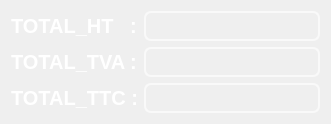
     <widget class="QWidget" name="layoutWidget">
      <property name="geometry">
       <rect>
        <x>1</x>
        <y>310</y>
        <width>331</width>
        <height>109</height>
       </rect>
      </property>
      <layout class="QHBoxLayout" name="horizontalLayout_2">
       <item>
        <layout class="QVBoxLayout" name="verticalLayout_3">
         <item>
          <widget class="QLabel" name="label_5">
           <property name="palette">
            <palette>
             <active>
              <colorrole role="WindowText">
               <brush brushstyle="SolidPattern">
                <color alpha="255">
                 <red>255</red>
                 <green>255</green>
                 <blue>255</blue>
                </color>
               </brush>
              </colorrole>
              <colorrole role="Button">
               <brush brushstyle="SolidPattern">
                <color alpha="0">
                 <red>0</red>
                 <green>0</green>
                 <blue>0</blue>
                </color>
               </brush>
              </colorrole>
              <colorrole role="Text">
               <brush brushstyle="SolidPattern">
                <color alpha="255">
                 <red>255</red>
                 <green>255</green>
                 <blue>255</blue>
                </color>
               </brush>
              </colorrole>
              <colorrole role="Base">
               <brush brushstyle="SolidPattern">
                <color alpha="0">
                 <red>0</red>
                 <green>0</green>
                 <blue>0</blue>
                </color>
               </brush>
              </colorrole>
              <colorrole role="Window">
               <brush brushstyle="SolidPattern">
                <color alpha="0">
                 <red>0</red>
                 <green>0</green>
                 <blue>0</blue>
                </color>
               </brush>
              </colorrole>
              <colorrole role="PlaceholderText">
               <brush brushstyle="SolidPattern">
                <color alpha="128">
                 <red>255</red>
                 <green>255</green>
                 <blue>255</blue>
                </color>
               </brush>
              </colorrole>
             </active>
             <inactive>
              <colorrole role="WindowText">
               <brush brushstyle="SolidPattern">
                <color alpha="255">
                 <red>255</red>
                 <green>255</green>
                 <blue>255</blue>
                </color>
               </brush>
              </colorrole>
              <colorrole role="Button">
               <brush brushstyle="SolidPattern">
                <color alpha="0">
                 <red>0</red>
                 <green>0</green>
                 <blue>0</blue>
                </color>
               </brush>
              </colorrole>
              <colorrole role="Text">
               <brush brushstyle="SolidPattern">
                <color alpha="255">
                 <red>255</red>
                 <green>255</green>
                 <blue>255</blue>
                </color>
               </brush>
              </colorrole>
              <colorrole role="Base">
               <brush brushstyle="SolidPattern">
                <color alpha="0">
                 <red>0</red>
                 <green>0</green>
                 <blue>0</blue>
                </color>
               </brush>
              </colorrole>
              <colorrole role="Window">
               <brush brushstyle="SolidPattern">
                <color alpha="0">
                 <red>0</red>
                 <green>0</green>
                 <blue>0</blue>
                </color>
               </brush>
              </colorrole>
              <colorrole role="PlaceholderText">
               <brush brushstyle="SolidPattern">
                <color alpha="128">
                 <red>255</red>
                 <green>255</green>
                 <blue>255</blue>
                </color>
               </brush>
              </colorrole>
             </inactive>
             <disabled>
              <colorrole role="WindowText">
               <brush brushstyle="SolidPattern">
                <color alpha="255">
                 <red>120</red>
                 <green>120</green>
                 <blue>120</blue>
                </color>
               </brush>
              </colorrole>
              <colorrole role="Button">
               <brush brushstyle="SolidPattern">
                <color alpha="0">
                 <red>0</red>
                 <green>0</green>
                 <blue>0</blue>
                </color>
               </brush>
              </colorrole>
              <colorrole role="Text">
               <brush brushstyle="SolidPattern">
                <color alpha="255">
                 <red>120</red>
                 <green>120</green>
                 <blue>120</blue>
                </color>
               </brush>
              </colorrole>
              <colorrole role="Base">
               <brush brushstyle="SolidPattern">
                <color alpha="0">
                 <red>0</red>
                 <green>0</green>
                 <blue>0</blue>
                </color>
               </brush>
              </colorrole>
              <colorrole role="Window">
               <brush brushstyle="SolidPattern">
                <color alpha="0">
                 <red>0</red>
                 <green>0</green>
                 <blue>0</blue>
                </color>
               </brush>
              </colorrole>
              <colorrole role="PlaceholderText">
               <brush brushstyle="SolidPattern">
                <color alpha="128">
                 <red>0</red>
                 <green>0</green>
                 <blue>0</blue>
                </color>
               </brush>
              </colorrole>
             </disabled>
            </palette>
           </property>
           <property name="font">
            <font>
             <pointsize>15</pointsize>
             <weight>75</weight>
             <bold>true</bold>
            </font>
           </property>
           <property name="text">
            <string>TOTAL_HT   :</string>
           </property>
          </widget>
         </item>
         <item>
          <widget class="QLabel" name="label_4">
           <property name="palette">
            <palette>
             <active>
              <colorrole role="WindowText">
               <brush brushstyle="SolidPattern">
                <color alpha="255">
                 <red>255</red>
                 <green>255</green>
                 <blue>255</blue>
                </color>
               </brush>
              </colorrole>
              <colorrole role="Button">
               <brush brushstyle="SolidPattern">
                <color alpha="0">
                 <red>0</red>
                 <green>0</green>
                 <blue>0</blue>
                </color>
               </brush>
              </colorrole>
              <colorrole role="Text">
               <brush brushstyle="SolidPattern">
                <color alpha="255">
                 <red>255</red>
                 <green>255</green>
                 <blue>255</blue>
                </color>
               </brush>
              </colorrole>
              <colorrole role="Base">
               <brush brushstyle="SolidPattern">
                <color alpha="0">
                 <red>0</red>
                 <green>0</green>
                 <blue>0</blue>
                </color>
               </brush>
              </colorrole>
              <colorrole role="Window">
               <brush brushstyle="SolidPattern">
                <color alpha="0">
                 <red>0</red>
                 <green>0</green>
                 <blue>0</blue>
                </color>
               </brush>
              </colorrole>
              <colorrole role="PlaceholderText">
               <brush brushstyle="SolidPattern">
                <color alpha="128">
                 <red>255</red>
                 <green>255</green>
                 <blue>255</blue>
                </color>
               </brush>
              </colorrole>
             </active>
             <inactive>
              <colorrole role="WindowText">
               <brush brushstyle="SolidPattern">
                <color alpha="255">
                 <red>255</red>
                 <green>255</green>
                 <blue>255</blue>
                </color>
               </brush>
              </colorrole>
              <colorrole role="Button">
               <brush brushstyle="SolidPattern">
                <color alpha="0">
                 <red>0</red>
                 <green>0</green>
                 <blue>0</blue>
                </color>
               </brush>
              </colorrole>
              <colorrole role="Text">
               <brush brushstyle="SolidPattern">
                <color alpha="255">
                 <red>255</red>
                 <green>255</green>
                 <blue>255</blue>
                </color>
               </brush>
              </colorrole>
              <colorrole role="Base">
               <brush brushstyle="SolidPattern">
                <color alpha="0">
                 <red>0</red>
                 <green>0</green>
                 <blue>0</blue>
                </color>
               </brush>
              </colorrole>
              <colorrole role="Window">
               <brush brushstyle="SolidPattern">
                <color alpha="0">
                 <red>0</red>
                 <green>0</green>
                 <blue>0</blue>
                </color>
               </brush>
              </colorrole>
              <colorrole role="PlaceholderText">
               <brush brushstyle="SolidPattern">
                <color alpha="128">
                 <red>255</red>
                 <green>255</green>
                 <blue>255</blue>
                </color>
               </brush>
              </colorrole>
             </inactive>
             <disabled>
              <colorrole role="WindowText">
               <brush brushstyle="SolidPattern">
                <color alpha="255">
                 <red>120</red>
                 <green>120</green>
                 <blue>120</blue>
                </color>
               </brush>
              </colorrole>
              <colorrole role="Button">
               <brush brushstyle="SolidPattern">
                <color alpha="0">
                 <red>0</red>
                 <green>0</green>
                 <blue>0</blue>
                </color>
               </brush>
              </colorrole>
              <colorrole role="Text">
               <brush brushstyle="SolidPattern">
                <color alpha="255">
                 <red>120</red>
                 <green>120</green>
                 <blue>120</blue>
                </color>
               </brush>
              </colorrole>
              <colorrole role="Base">
               <brush brushstyle="SolidPattern">
                <color alpha="0">
                 <red>0</red>
                 <green>0</green>
                 <blue>0</blue>
                </color>
               </brush>
              </colorrole>
              <colorrole role="Window">
               <brush brushstyle="SolidPattern">
                <color alpha="0">
                 <red>0</red>
                 <green>0</green>
                 <blue>0</blue>
                </color>
               </brush>
              </colorrole>
              <colorrole role="PlaceholderText">
               <brush brushstyle="SolidPattern">
                <color alpha="128">
                 <red>0</red>
                 <green>0</green>
                 <blue>0</blue>
                </color>
               </brush>
              </colorrole>
             </disabled>
            </palette>
           </property>
           <property name="font">
            <font>
             <pointsize>15</pointsize>
             <weight>75</weight>
             <bold>true</bold>
            </font>
           </property>
           <property name="text">
            <string>TOTAL_TVA :</string>
           </property>
          </widget>
         </item>
         <item>
          <widget class="QLabel" name="label_7">
           <property name="palette">
            <palette>
             <active>
              <colorrole role="WindowText">
               <brush brushstyle="SolidPattern">
                <color alpha="255">
                 <red>255</red>
                 <green>255</green>
                 <blue>255</blue>
                </color>
               </brush>
              </colorrole>
              <colorrole role="Button">
               <brush brushstyle="SolidPattern">
                <color alpha="0">
                 <red>0</red>
                 <green>0</green>
                 <blue>0</blue>
                </color>
               </brush>
              </colorrole>
              <colorrole role="Text">
               <brush brushstyle="SolidPattern">
                <color alpha="255">
                 <red>255</red>
                 <green>255</green>
                 <blue>255</blue>
                </color>
               </brush>
              </colorrole>
              <colorrole role="Base">
               <brush brushstyle="SolidPattern">
                <color alpha="0">
                 <red>0</red>
                 <green>0</green>
                 <blue>0</blue>
                </color>
               </brush>
              </colorrole>
              <colorrole role="Window">
               <brush brushstyle="SolidPattern">
                <color alpha="0">
                 <red>0</red>
                 <green>0</green>
                 <blue>0</blue>
                </color>
               </brush>
              </colorrole>
              <colorrole role="PlaceholderText">
               <brush brushstyle="SolidPattern">
                <color alpha="128">
                 <red>255</red>
                 <green>255</green>
                 <blue>255</blue>
                </color>
               </brush>
              </colorrole>
             </active>
             <inactive>
              <colorrole role="WindowText">
               <brush brushstyle="SolidPattern">
                <color alpha="255">
                 <red>255</red>
                 <green>255</green>
                 <blue>255</blue>
                </color>
               </brush>
              </colorrole>
              <colorrole role="Button">
               <brush brushstyle="SolidPattern">
                <color alpha="0">
                 <red>0</red>
                 <green>0</green>
                 <blue>0</blue>
                </color>
               </brush>
              </colorrole>
              <colorrole role="Text">
               <brush brushstyle="SolidPattern">
                <color alpha="255">
                 <red>255</red>
                 <green>255</green>
                 <blue>255</blue>
                </color>
               </brush>
              </colorrole>
              <colorrole role="Base">
               <brush brushstyle="SolidPattern">
                <color alpha="0">
                 <red>0</red>
                 <green>0</green>
                 <blue>0</blue>
                </color>
               </brush>
              </colorrole>
              <colorrole role="Window">
               <brush brushstyle="SolidPattern">
                <color alpha="0">
                 <red>0</red>
                 <green>0</green>
                 <blue>0</blue>
                </color>
               </brush>
              </colorrole>
              <colorrole role="PlaceholderText">
               <brush brushstyle="SolidPattern">
                <color alpha="128">
                 <red>255</red>
                 <green>255</green>
                 <blue>255</blue>
                </color>
               </brush>
              </colorrole>
             </inactive>
             <disabled>
              <colorrole role="WindowText">
               <brush brushstyle="SolidPattern">
                <color alpha="255">
                 <red>120</red>
                 <green>120</green>
                 <blue>120</blue>
                </color>
               </brush>
              </colorrole>
              <colorrole role="Button">
               <brush brushstyle="SolidPattern">
                <color alpha="0">
                 <red>0</red>
                 <green>0</green>
                 <blue>0</blue>
                </color>
               </brush>
              </colorrole>
              <colorrole role="Text">
               <brush brushstyle="SolidPattern">
                <color alpha="255">
                 <red>120</red>
                 <green>120</green>
                 <blue>120</blue>
                </color>
               </brush>
              </colorrole>
              <colorrole role="Base">
               <brush brushstyle="SolidPattern">
                <color alpha="0">
                 <red>0</red>
                 <green>0</green>
                 <blue>0</blue>
                </color>
               </brush>
              </colorrole>
              <colorrole role="Window">
               <brush brushstyle="SolidPattern">
                <color alpha="0">
                 <red>0</red>
                 <green>0</green>
                 <blue>0</blue>
                </color>
               </brush>
              </colorrole>
              <colorrole role="PlaceholderText">
               <brush brushstyle="SolidPattern">
                <color alpha="128">
                 <red>0</red>
                 <green>0</green>
                 <blue>0</blue>
                </color>
               </brush>
              </colorrole>
             </disabled>
            </palette>
           </property>
           <property name="font">
            <font>
             <pointsize>15</pointsize>
             <weight>75</weight>
             <bold>true</bold>
            </font>
           </property>
           <property name="text">
            <string>TOTAL_TTC :</string>
           </property>
          </widget>
         </item>
        </layout>
       </item>
       <item>
        <layout class="QVBoxLayout" name="verticalLayout_4">
         <item>
          <widget class="QLineEdit" name="totalht_A">
           <property name="styleSheet">
            <string notr="true">QLineEdit{
color: white;
background-color:Transparent;;
border-width: 2px;
border-color: #F9F9F9;
border-style: solid;
border-radius: 7;
padding: 3px;
font-size: 15px;

}
QLineEdit:focus
{border:2px solid #FBAD25;
}</string>
           </property>
          </widget>
         </item>
         <item>
          <widget class="QLineEdit" name="tttva_A">
           <property name="styleSheet">
            <string notr="true">QLineEdit{
color: white;
background-color:Transparent;;
border-width: 2px;
border-color: #F9F9F9;
border-style: solid;
border-radius: 7;
padding: 3px;
font-size: 15px;

}
QLineEdit:focus
{border:2px solid #FBAD25;
}</string>
           </property>
          </widget>
         </item>
         <item>
          <widget class="QLineEdit" name="ttttc_A">
           <property name="styleSheet">
            <string notr="true">QLineEdit{
color: white;
background-color:Transparent;;
border-width: 2px;
border-color: #F9F9F9;
border-style: solid;
border-radius: 7;
padding: 3px;
font-size: 15px;

}
QLineEdit:focus
{border:2px solid #FBAD25;
}</string>
           </property>
          </widget>
         </item>
        </layout>
       </item>
      </layout>
     </widget>
